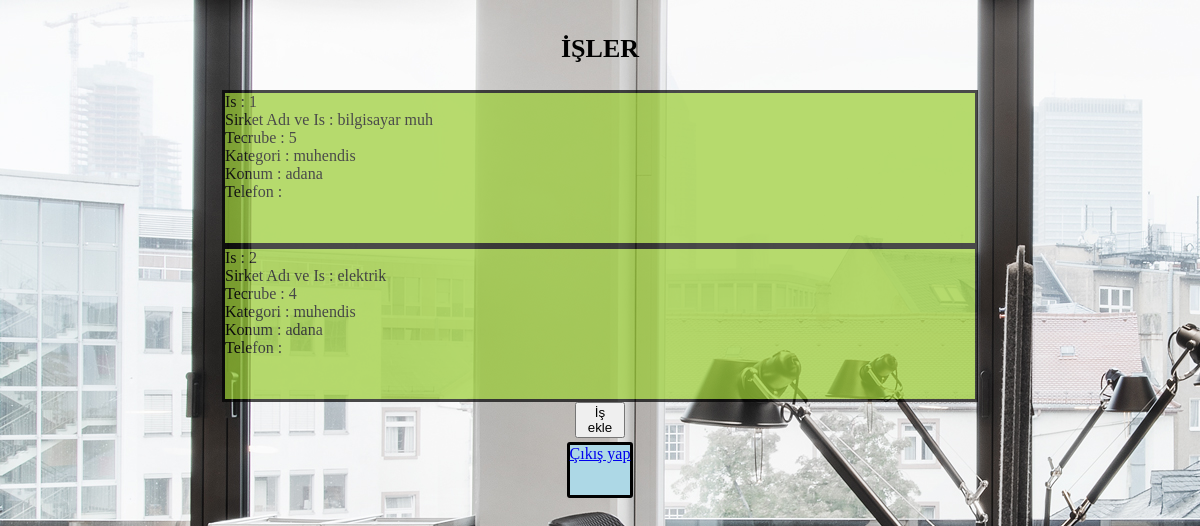
Before: /isler.php with the older database file.
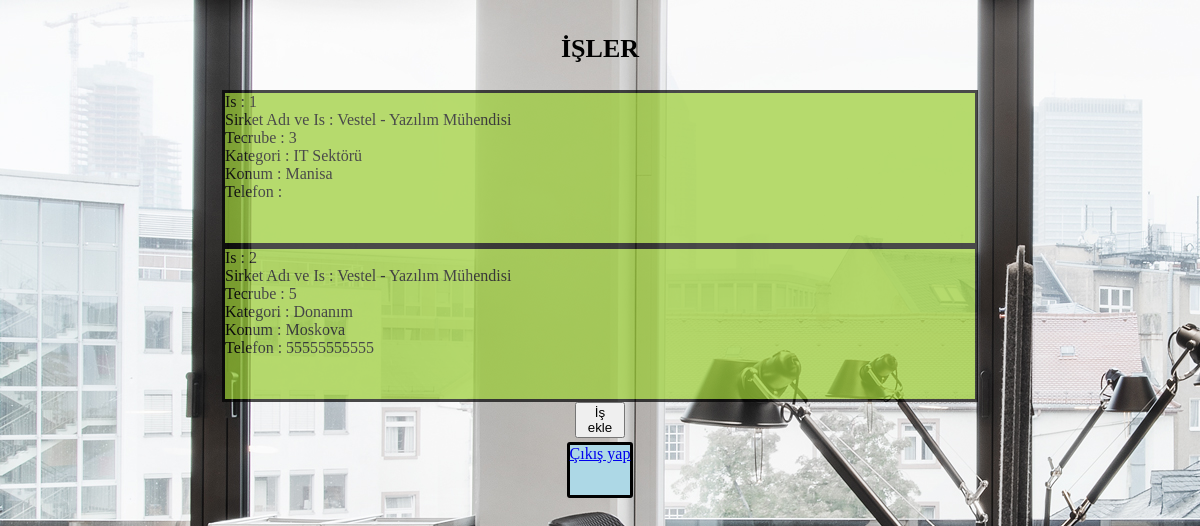
After: the same page with the newer database file.
### tables this page shows
CREATE TABLE `isler` (
  `id` bigint(20) UNSIGNED NOT NULL,
  `name` varchar(60) NOT NULL,
  `tecrübe` int(30) NOT NULL,
  `kategori` varchar(30) NOT NULL,
  `konum` varchar(50) NOT NULL,
  `telefon` varchar(11) NOT NULL
);

### isler.php (the view, shortened to what this page needs)
<html lang="tr">
<head>
</head>
<body>
    <h3 class = "baslik">İŞLER</h3>
    <?php
        require_once "config.php";
        $islerim = mysqli_query($db, "SELECT * FROM isler LIMIT 10");
        $dizi_isler = mysqli_fetch_all($islerim);
        $i = 0;
        for($i; $i<count($dizi_isler); $i++){
            echo "<div class='is'>"."Is : "."$i"+"1"."<br>"."Sirket Adı ve Is : ".$dizi_isler[$i][1]."<br>"."Tecrube : ".$dizi_isler[$i][2]."<br>"."Kategori : ".$dizi_isler[$i][3]."<br>"."Konum : ".$dizi_isler[$i][4]."<br>"."Telefon : ".$dizi_isler[$i][5]."<br>"."</div>";
        }
    ?>
    <div class="ekle"><button type ="submit" onClick="location.href = 'is_ekle.php'">İş ekle</button></div>
    <div class="cik"><a href="index.php">Çıkış yap</button></div>
</body>
</html>

### isler.php (style rules this page uses)
body { background-image:url(images/office.jpg); display: flex; flex-direction: column; justify-content: center; align-items: center; }
.ekle { color: greenyellow; height: 30px; width: 50px; margin-left: 0% auto; }
.baslik { font-size: 26px; font-family: "Comic Sans MS"; }
.is { width : 750px; height: 150px; background-color: yellowgreen; opacity: 0.7; border: solid black 3px; }
.cik { background-color: lightblue; width: 100 px; height: 50px; color: yellow; border: solid black 3px; border-radius : 3px; margin-top: 10px; }

Changed rows visible on the page:
removed isler: i "1", name "bilgisayar muh", tecrübe "5", kategori "muhendis", konum "adana"
removed isler: i "2", name "elektrik", tecrübe "4", kategori "muhendis", konum "adana"
added isler: i "1", name "Vestel - Yazılım Mühendisi", tecrübe "3", kategori "IT Sektörü", konum "Manisa"
added isler: i "2", name "Vestel - Yazılım Mühendisi", tecrübe "5", kategori "Donanım", konum "Moskova", telefon "55555555555"
